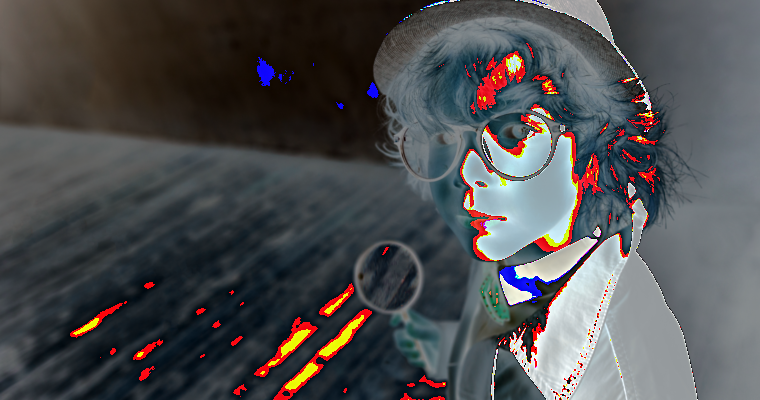
#> input picture SavedImg.png, 760 x 400 px, given in place of the camera
$ python project_advance.py
#> lines starting #> are read from the running program, lines starting #| are printed output that depends on the picture; after the words box and inside, x2 and y2 are one past the last pixel; in counts of white or black regions, pixels touching at a corner belong together
import cv2
import numpy as np
import time
import pyautogui

MOTION_UP = "Up"
MOTION_DOWN = "Down"
MOTION_LEFT = "Left"
MOTION_RIGHT = "Right"
NO_MOTION = "_"


def empty(a):
    pass

def create_trackbars():
    cv2.namedWindow('Trackbars')
    cv2.resizeWindow('Trackbars', 640, 300)
    cv2.createTrackbar('HueMin', 'Trackbars', 0, 179, empty)
    cv2.createTrackbar('HueMax', 'Trackbars', 179, 179, empty)
    cv2.createTrackbar('SatMin', 'Trackbars', 100, 255, empty)
    cv2.createTrackbar('SatMax', 'Trackbars', 235, 255, empty)
    cv2.createTrackbar('ValMin', 'Trackbars', 185, 255, empty)
    cv2.createTrackbar('ValMax', 'Trackbars', 255, 255, empty)

def create_mask(img):
    imgHSV = cv2.cvtColor(img, cv2.COLOR_BGR2HSV)
    hue_min = cv2.getTrackbarPos('HueMin', 'Trackbars')
    hue_max = cv2.getTrackbarPos('HueMax', 'Trackbars')
    sat_min = cv2.getTrackbarPos('SatMin', 'Trackbars')
    sat_max = cv2.getTrackbarPos('SatMax', 'Trackbars')
    val_min = cv2.getTrackbarPos('ValMin', 'Trackbars')
    val_max = cv2.getTrackbarPos('ValMax', 'Trackbars')
    lower = np.array([hue_min, sat_min, val_min])
    upper = np.array([hue_max, sat_max, val_max])
    mask = cv2.inRange(imgHSV, lower, upper)
    return mask

def create_mask_face(img):
    imgHSV = cv2.cvtColor(img, cv2.COLOR_BGR2HSV)
    lower = np.array([0, 30, 60])
    upper = np.array([20, 150, 255])
    mask = cv2.inRange(imgHSV, lower, upper)
    return mask

def find_contours(thresh):
    contours, heirarchy = cv2.findContours(
        thresh, cv2.RETR_EXTERNAL,
        cv2.CHAIN_APPROX_SIMPLE)  #give list of all essential boundary points
    return contours

def max_contour(contours):
    if len(contours) == 0:
        return []
    max_cntr = max(contours, key=lambda x: cv2.contourArea(x))
    epsilon = 0.005 * cv2.arcLength(
        max_cntr, True
    )  # maximum distance from contour to approximated contour. It is an accuracy parameter
    max_cntr = cv2.approxPolyDP(max_cntr, epsilon, True)
    return max_cntr

def threshold(mask):
    _, thresh = cv2.threshold(
        mask, 127, 255, cv2.THRESH_BINARY
    )  # if pixel intensity <= 127 then set it as 0 and pixel intensity > 127 set it as 255
    return thresh

def centroid(cnt):
    if(len(cnt) == 0):
        return (-1,-1)

    M = cv2.moments(cnt)

    try:
        x = int(M['m10']/M['m00'])
        y = int(M['m01']/M['m00'])
    except ZeroDivisionError:
        return (-1,-1)

    return (x,y)

def clean_image(mask):
    img_eroded = cv2.erode(mask,(3,3), iterations=1)
    img_dilated = cv2.dilate(img_eroded,(3,3),iterations = 1)
    return img_dilated

def detect_hand(mask):
    return np.average(mask) > 50

def velocity(x1,x2,t):
    return (x2 - x1)/t

def detect_motion(x1,y1,x2,y2,t):
    vel_x = int(velocity(x1,x2,t))
    vel_y = int(velocity(y1,y2,t))
    # print("The velocity of x is ",vel_x)
    if vel_x > 25:
        # print("Hello")
        return MOTION_RIGHT
    elif vel_x < -25:
        return MOTION_LEFT
    elif vel_y > 20:
        return MOTION_DOWN
    elif vel_y < -20:
        return MOTION_UP
    else:
        return NO_MOTION

# performing actions based on hand motion
def performAction(hand_motion):
    if hand_motion == MOTION_RIGHT:
        pyautogui.press('right')
    elif hand_motion == MOTION_LEFT:
        pyautogui.press('left')
    elif hand_motion == MOTION_UP:
        pyautogui.press('up')
    elif hand_motion == MOTION_DOWN:
        pyautogui.press('down')


#################################################################################
########## Driver Code ##########################################################
#################################################################################

vid = cv2.VideoCapture(0)
create_trackbars()

prev_x, prev_y, cu_x, cur_y = -1,-1,-1,-1
frame_num = 4
last_timestamp = 0
lastMotion = False;

while True:
    _, frame = vid.read()
#> frame is the input picture: shape (400, 760, 3); mean B, G, R 79.6, 78, 77.7
    frame = cv2.flip(frame, 1)  # resolving mirror image issues
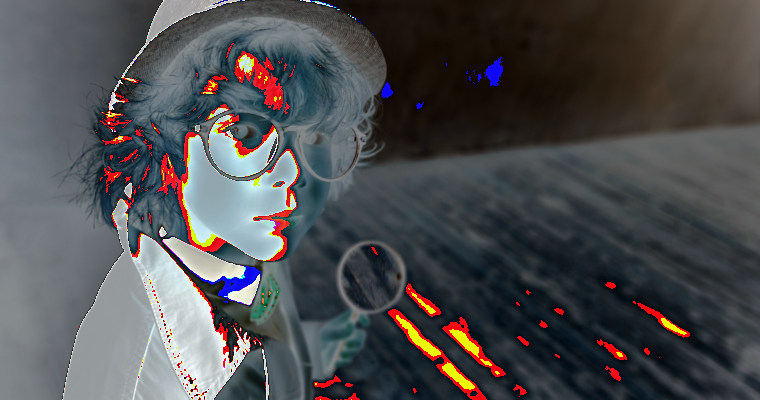
#> frame: shape (400, 760, 3); mean B, G, R 79.6, 78, 77.7
    # it is used to flip the image so that it is not inverted

    # Cropping the frame so that only right-half frame will detect hand motion
    height, width = frame.shape[:2]
#> height = 400; width = 760

        # Let's get the starting pixel coordiantes (top left of frame)
    start_row, start_col = int(0), int(width * .2)
#> start_row = 0; start_col = 152
    # Let's get the ending pixel coordinates (bottom right of frame)
    end_row, end_col = int(height), int(width*0.7)
#> end_row = 400; end_col = 532

    frame = frame[
        start_row:end_row, start_col:
        end_col]  # only considering frame row from start_row to end_row and col from start_col to end_col, so that main focus is on our hands
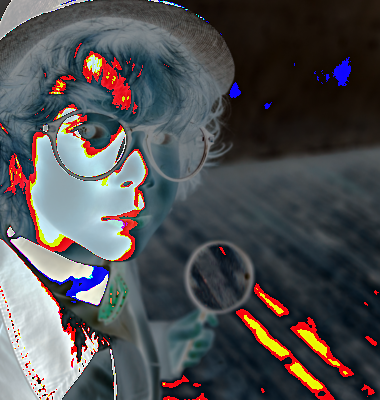
#> frame: shape (400, 380, 3); mean B, G, R 81.7, 79.8, 80

    frame = cv2.GaussianBlur(frame, (5, 5), 0)  # to remove noise from frame (both the numbers should be same)
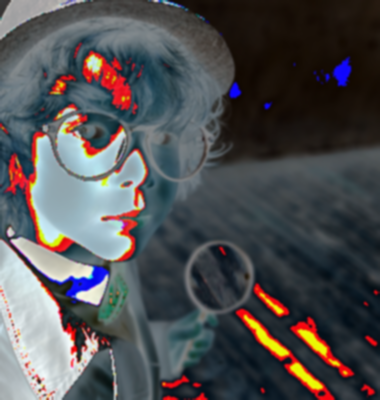
#> frame: shape (400, 380, 3); mean B, G, R 81.7, 79.8, 80

    mask = create_mask(frame)
#> in create_mask, `imgHSV = cv2.cvtColor(img, cv2.COLOR_BGR2HSV)`: imgHSV: shape (400, 380, 3); mean H, S, V 81.8, 88.8, 95.7
#> in create_mask, `mask = cv2.inRange(imgHSV, lower, upper)`:
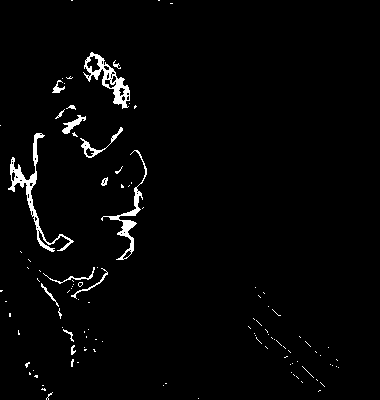
#> mask: shape (400, 380); 2.3% white; 111 white regions (96 under 20 px), largest, box (x1, y1, x2, y2) and area: (8, 133, 74, 252) 937, (83, 52, 130, 109) 751, (101, 150, 147, 260) 600
    face_mask = create_mask_face(frame)
#> in create_mask_face, `mask = cv2.inRange(imgHSV, lower, upper)`:
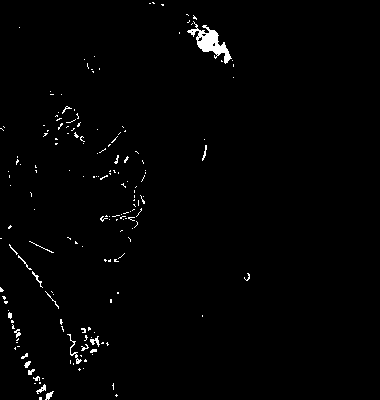
#> mask: shape (400, 380); 1.3% white; 175 white regions (155 under 20 px)
    threshImg = threshold(mask)
    threshImgFace = threshold(face_mask)
    contours = find_contours(mask)
#> in find_contours, `contours, heirarchy = cv2.findContours( thresh, cv2.RETR_EXTERNAL, cv2..`: contours = 111 contours, 101 with area under 20; largest, box (x1, y1, x2, y2) and area: (83, 52, 130, 109) 902, (8, 133, 74, 252) 760, (101, 150, 147, 260) 460, (80, 127, 123, 158) 189, (62, 115, 86, 134) 122
    contours_Face = find_contours(face_mask)
#> in find_contours (call 2), `contours, heirarchy = cv2.findContours( thresh, cv2.RETR_EXTERNAL, cv2..`: contours = 175 contours, 170 with area under 20; largest, box (x1, y1, x2, y2) and area: (187, 21, 232, 64) 556, (67, 334, 82, 364) 34, (90, 336, 100, 347) 28, (45, 391, 54, 400) 27, (36, 384, 46, 394) 27
#> contours_Face has the same summary as contours in find_contours
    frame = cv2.drawContours(frame, contours, -1, (255, 0, 0), 2)  # drawing all contours
    frame = cv2.drawContours(frame, contours_Face, -1, (255, 0, 0), 2)
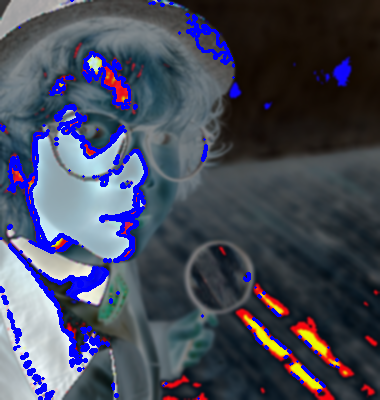
#> frame: shape (400, 380, 3); mean B, G, R 91.8, 73.5, 69.5
    max_cntr = max_contour(contours)  # finding maximum contour of the thresholded area
#> in max_contour, `max_cntr = max(contours, key=lambda x: cv2.contourArea(x))`: max_cntr = contour of 132 points, box (x1, y1, x2, y2) (83, 52, 130, 109), area 902
#> in max_contour, `epsilon = 0.005 * cv2.arcLength( max_cntr, True )`: epsilon = 1.25
#> in max_contour, `max_cntr = cv2.approxPolyDP(max_cntr, epsilon, True)`: max_cntr = contour of 36 points, box (x1, y1, x2, y2) (83, 52, 130, 109), area 928
    max_cntr_face = max_contour(contours_Face)
#> max_cntr_face = contour of 35 points, box (x1, y1, x2, y2) (187, 21, 232, 63), area 572

    (centroid_x, centroid_y) = centroid(max_cntr)
#> in centroid, `M = cv2.moments(cnt)`: M = moments, m00 927.5, centre m10/m00, m01/m00 = (107.6, 78.05)
#> in centroid, `x = int(M['m10']/M['m00'])`: x = 107
#> in centroid, `y = int(M['m01']/M['m00'])`: y = 78
#> centroid_x = 107; centroid_y = 78
    (centroid_face_x, centroid_face_y) = centroid(max_cntr_face)
#> centroid_face_x = 210; centroid_face_y = 42

    if(centroid_face_x !=-1 and centroid_face_y !=-1) :
        frame = cv2.circle(frame, (centroid_face_x,centroid_face_y), 5, (255,0,0), -1)
#> frame: shape (400, 380, 3); 0.05% of pixels changed, all inside (x1, y1, x2, y2) = (205, 37, 216, 48)

        face_detected = cv2.contourArea(max_cntr_face) >= 2000
#> face_detected = False
        if face_detected:
            if lastMotion==True:
                pyautogui.press("space")
                lastMotion = False
        else :
            if lastMotion == False:
                pyautogui.press("space")
                lastMotion = True
        print(lastMotion)

    if(centroid_x !=-1 and centroid_y != -1):
        frame = cv2.circle(frame, (centroid_x,centroid_y), 5,(255,255,0), -1)
#> frame: shape (400, 380, 3); mean B, G, R 92, 73.6, 69.4
        # print(centroid_x, centroid_y)
        # print(cv2.contourArea(max_cntr))
        hand_detected = cv2.contourArea(max_cntr) >=2000
#> hand_detected = False

        if hand_detected:
            if prev_x == -1:
                prev_x, prev_y = centroid_x, centroid_y
                frame_num = 4
                # print(prev_x,prev_y)
            if frame_num == 0:

                cur_time = time.time()
                time_elapsed = cur_time - last_timestamp
                hand_motion = detect_motion(prev_x, prev_y,
                        centroid_x, centroid_y, time_elapsed)
                print(hand_motion)
                performAction(hand_motion)
                prev_x, prev_y = centroid_x, centroid_y
                last_timestamp = time.time()

                # Re-initializing the frame counter
                if hand_motion != NO_MOTION:
                    frame_num = 4
                else:
                    frame_num = 8
            else:
                frame_num -= 1

        else:
            prev_x, prev_y = -1, -1
            frame_num = 4

    cv2.imshow('video', frame)
    cv2.imshow("mask", mask)
    # cv2.imshow("Face_mask", face_mask)
    key = cv2.waitKey(10)
#> (key q is pressed here)

    if key == ord('q'):
        break

vid.release()

cv2.destroyAllWindows()

$ run again, on sherlock_kid.png
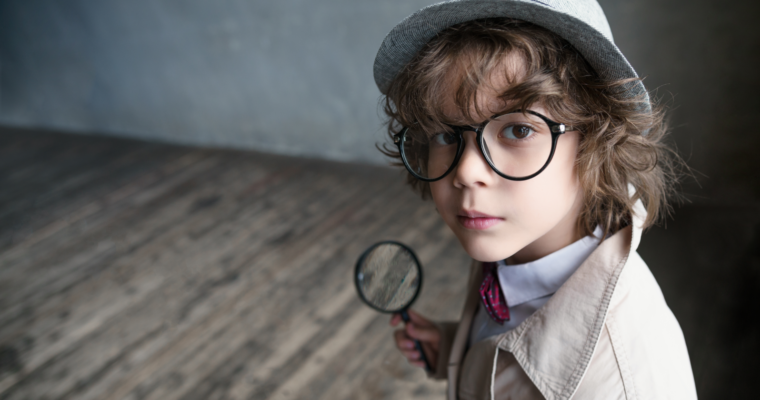
#> input picture sherlock_kid.png, 760 x 400 px, given in place of the camera
#> frame is the input picture: shape (400, 760, 3); mean B, G, R 93.1, 94.7, 96.7
#> imgHSV: shape (400, 380, 3); mean H, S, V 41.6, 43.1, 113.9
#> in create_mask_face, `mask = cv2.inRange(imgHSV, lower, upper)`:
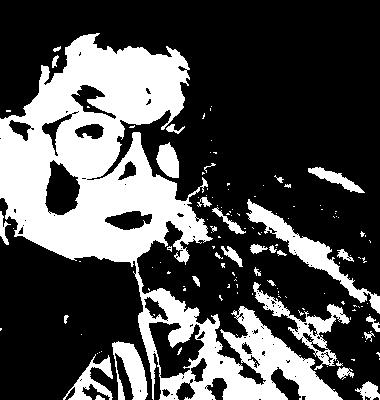
#> mask: shape (400, 380); 30.8% white; 136 white regions (105 under 20 px)
#> in find_contours, `contours, heirarchy = cv2.findContours( thresh, cv2.RETR_EXTERNAL, cv2..`: contours = 3 contours, all with area under 20
#> in find_contours (call 2), `contours, heirarchy = cv2.findContours( thresh, cv2.RETR_EXTERNAL, cv2..`: contours = 132 contours, 109 with area under 20; largest, box (x1, y1, x2, y2) and area: (0, 33, 343, 400) 42184, (246, 199, 380, 314) 2228, (253, 282, 350, 370) 1668, (112, 341, 148, 400) 1076, (63, 354, 113, 400) 684
#> contours_Face has the same summary as contours in find_contours
#> `frame = cv2.drawContours(frame, contours_Face, -1, (255, 0, 0), 2)`:
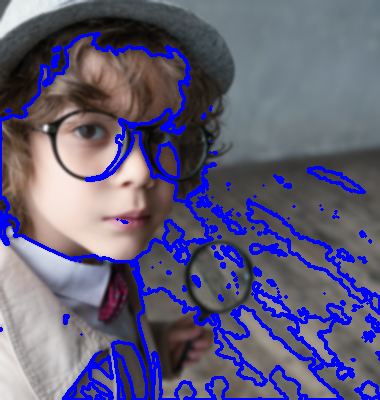
#> frame: shape (400, 380, 3); mean B, G, R 122.3, 93.1, 97.7
#> in max_contour, `max_cntr = max(contours, key=lambda x: cv2.contourArea(x))`: max_cntr = [[123, 221], [124, 222], [127, 222], [125, 222], [124, 221]]
#> epsilon = 0.0441
#> max_cntr_face = contour of 46 points, box (x1, y1, x2, y2) (0, 33, 343, 400), area 42972
#> M = moments, m00 1, centre m10/m00, m01/m00 = (124, 221.5)
#> x = 124
#> y = 221
#> centroid_x = 124; centroid_y = 221
#> centroid_face_x = 131; centroid_face_y = 214
#> face_detected = True
#> hand_detected = False

$ run again, on WIN_20221126_21_04_42_Pro.jpg
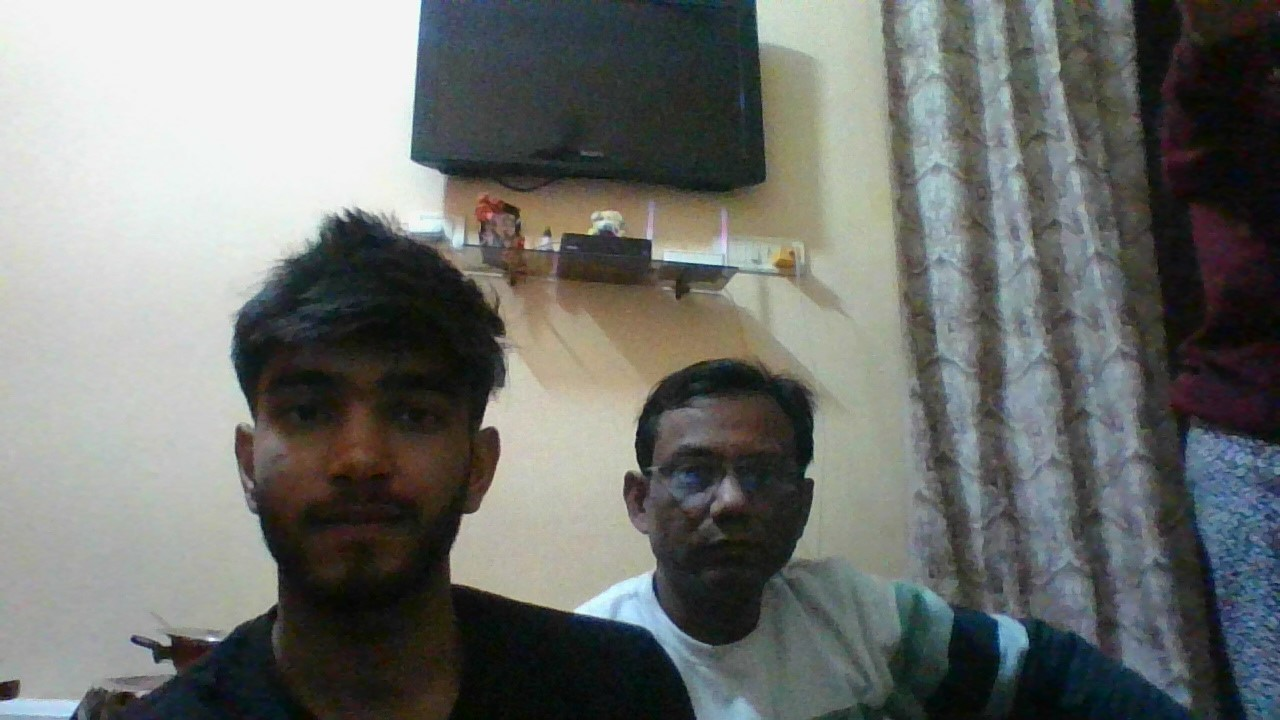
#> input picture WIN_20221126_21_04_42_Pro.jpg, 1280 x 720 px, given in place of the camera
#> frame is the input picture: shape (720, 1280, 3); mean B, G, R 111.6, 114.8, 112.3
#> imgHSV: shape (720, 640, 3); mean H, S, V 58.4, 51.2, 107.8
#> in create_mask_face, `mask = cv2.inRange(imgHSV, lower, upper)`:
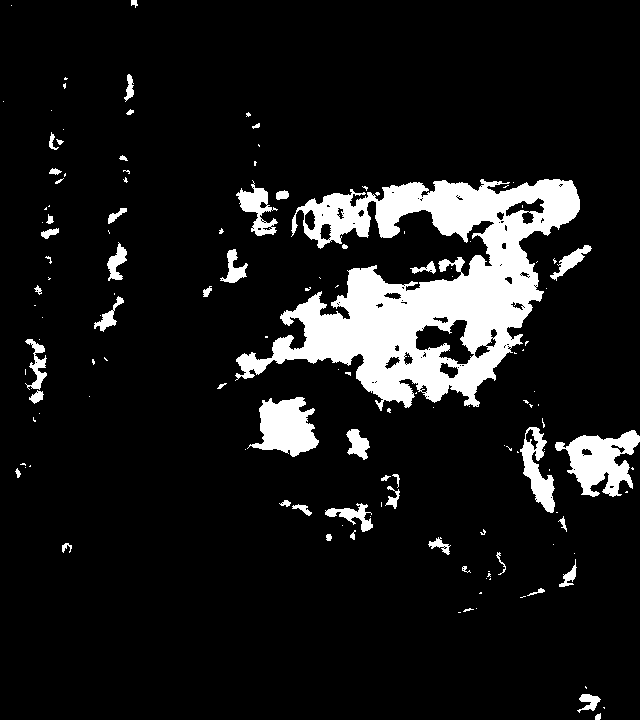
#> mask: shape (720, 640); 10.4% white; 138 white regions (88 under 20 px)
#> in find_contours, `contours, heirarchy = cv2.findContours( thresh, cv2.RETR_EXTERNAL, cv2..`: contours = 3 contours, 2 with area under 20; largest, box (x1, y1, x2, y2) and area: (4, 622, 25, 645) 284
#> in find_contours (call 2), `contours, heirarchy = cv2.findContours( thresh, cv2.RETR_EXTERNAL, cv2..`: contours = 136 contours, 96 with area under 20; largest, box (x1, y1, x2, y2) and area: (235, 179, 580, 411) 35822, (555, 430, 640, 497) 2938, (247, 397, 319, 457) 2486, (520, 427, 555, 513) 1336, (236, 180, 278, 236) 896
#> contours_Face has the same summary as contours in find_contours
#> `frame = cv2.drawContours(frame, contours_Face, -1, (255, 0, 0), 2)`:
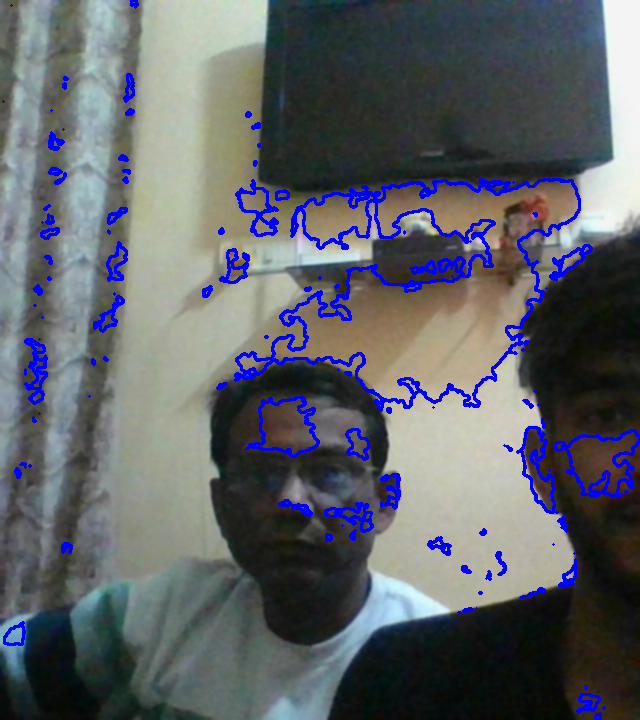
#> frame: shape (720, 640, 3); mean B, G, R 104.4, 98.4, 95.2
#> in max_contour, `max_cntr = max(contours, key=lambda x: cv2.contourArea(x))`: max_cntr = contour of 29 points, box (x1, y1, x2, y2) (4, 622, 25, 645), area 284
#> epsilon = 0.383
#> max_cntr_face = contour of 33 points, box (x1, y1, x2, y2) (235, 181, 576, 411), area 36495
#> M = moments, m00 284.5, centre m10/m00, m01/m00 = (14.68, 635.4)
#> x = 14
#> y = 635
#> centroid_x = 14; centroid_y = 635
#> centroid_face_x = 426; centroid_face_y = 293
#> face_detected = True
#> hand_detected = False
